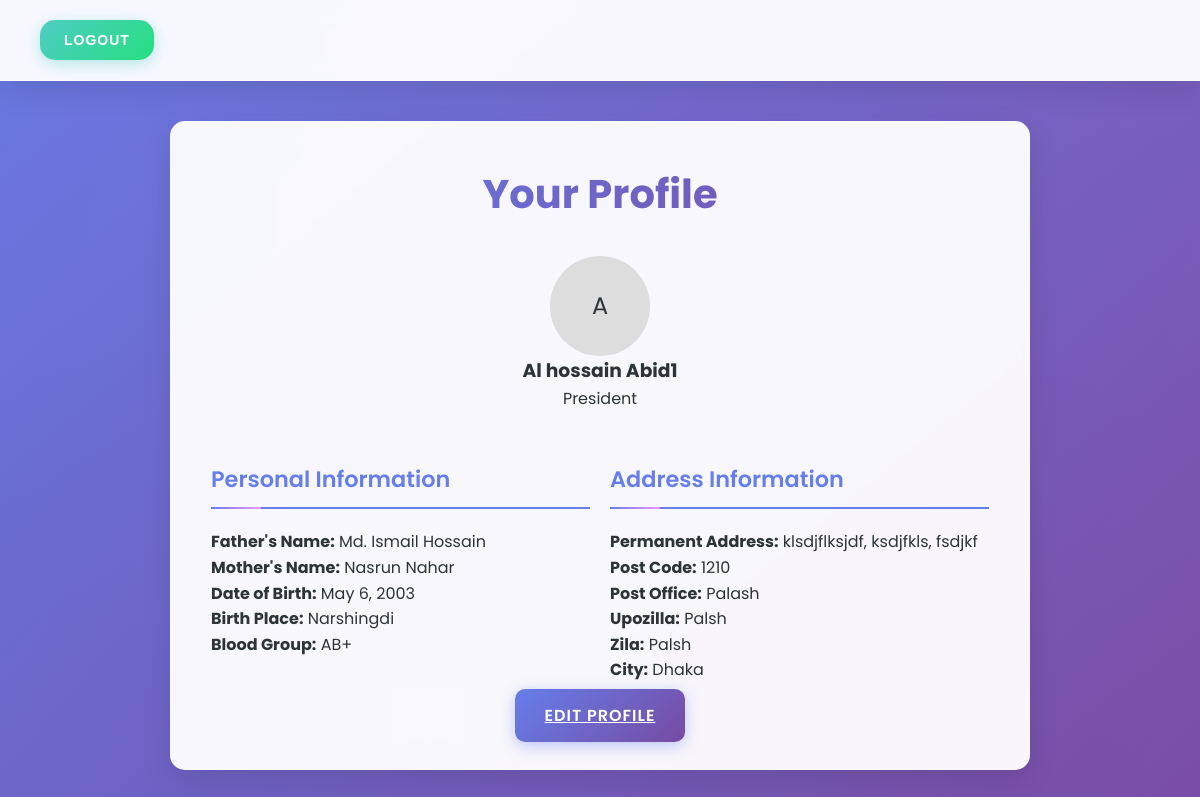
Page /profile/ (signed in) on the committed database.
### website/models.py (models this page shows, shortened)
class Profile(models.Model):
    ROLE_CHOICES = [
        ('president', 'President'),
        ('chairman', 'Chairman'),
        ('member', 'Member'),
    ]
    user = models.OneToOneField(User, on_delete=models.CASCADE)
    name = models.CharField(max_length=100)
    father_name = models.CharField(max_length=100)
    mother_name = models.CharField(max_length=100)
    date_of_birth = models.DateField()
    birth_place = models.CharField(max_length=100)
    permanent_address = models.TextField()
    blood_group = models.CharField(max_length=10)
    post_code = models.CharField(max_length=20)
    post_office = models.CharField(max_length=100)
    upozilla = models.CharField(max_length=100)
    zila = models.CharField(max_length=100)
    city = models.CharField(max_length=100)
    role = models.CharField(max_length=20, choices=ROLE_CHOICES)
    profile_picture = models.ImageField(upload_to='profile_pictures/', blank=True, null=True)

### website/views.py (the view)
# urls.py: path('profile/', views.profile, name='profile'),
@login_required
def profile(request):
    profile = get_object_or_404(Profile, user=request.user)
    return render(request, 'website/profile.html', {'profile': profile})

### website/templates/website/profile.html (shortened to what this page needs)
{% extends 'website/base.html' %}
{% block content %}
    <div class="card">
        <h2>Your Profile</h2>
        <div style="text-align: center; margin-bottom: 20px;">
            {% if profile.profile_picture %}
                <img src="{{ profile.profile_picture.url }}" alt="Profile Picture" style="width: 100px; height: 100px; border-radius: 50%; object-fit: cover;">
            {% else %}
                <div style="width: 100px; height: 100px; background-color: #ddd; border-radius: 50%; margin: 0 auto; display: flex; align-items: center; justify-content: center; font-size: 24px;">
                    {{ profile.name|slice:":1" }}
                </div>
            {% endif %}
            <h3>{{ profile.name }}</h3>
            <p>{{ profile.get_role_display }}</p>
        </div>
        <div style="display: flex; flex-wrap: wrap;">
            <div style="flex: 1; min-width: 300px; margin-right: 20px;">
                <h4>Personal Information</h4>
                <p><strong>Father's Name:</strong> {{ profile.father_name }}</p>
                <p><strong>Mother's Name:</strong> {{ profile.mother_name }}</p>
                <p><strong>Date of Birth:</strong> {{ profile.date_of_birth }}</p>
                <p><strong>Birth Place:</strong> {{ profile.birth_place }}</p>
                <p><strong>Blood Group:</strong> {{ profile.blood_group }}</p>
            </div>
            <div style="flex: 1; min-width: 300px;">
                <h4>Address Information</h4>
                <p><strong>Permanent Address:</strong> {{ profile.permanent_address }}</p>
                <p><strong>Post Code:</strong> {{ profile.post_code }}</p>
                <p><strong>Post Office:</strong> {{ profile.post_office }}</p>
                <p><strong>Upozilla:</strong> {{ profile.upozilla }}</p>
                <p><strong>Zila:</strong> {{ profile.zila }}</p>
                <p><strong>City:</strong> {{ profile.city }}</p>
            </div>
        </div>
        <div style="text-align: center; margin-top: 20px;">
            <a href="{% url 'edit_profile' %}" class="btn">Edit Profile</a>
        </div>
    </div>
{% endblock %}

### website/static/website/style.css (style rules this page uses)
:root { --primary-color: #667eea; --secondary-color: #764ba2; --accent-color: #f093fb; --success-color: #4ecdc4; --warning-color: #ff9ff3; --danger-color: #ff6b6b; --dark-color: #2d3436; --light-color: #f8f9fa; --gray-color: #636e72; --shadow: 0 10px 30px rgba(0,0,0,0.1); --shadow-hover: 0 20px 40px rgba(0,0,0,0.15); --border-radius: 15px; --transition: all 0.3s cubic-bezier(0.4, 0, 0.2, 1); }
* { margin: 0; padding: 0; box-sizing: border-box; }
body { font-family: 'Poppins', sans-serif; background: linear-gradient(135deg, #667eea 0%, #764ba2 100%); min-height: 100vh; color: var(--dark-color); line-height: 1.6; overflow-x: hidden; }
body::before { content: ''; position: fixed; top: 0; left: 0; width: 100%; height: 100%; background: linear-gradient(45deg, #667eea, #764ba2, #f093fb, #4ecdc4); background-size: 400% 400%; animation: gradientShift 15s ease infinite; z-index: -1; opacity: 0.1; }
.card { background: rgba(255, 255, 255, 0.95); backdrop-filter: blur(10px); -webkit-backdrop-filter: blur(10px); border-radius: var(--border-radius); box-shadow: var(--shadow); padding: 40px; margin-bottom: 30px; border: 1px solid rgba(255, 255, 255, 0.2); transition: var(--transition); animation: slideInUp 0.6s ease-out; }
.card h2 { color: var(--dark-color); font-size: 2.5rem; font-weight: 700; margin-bottom: 30px; text-align: center; background: linear-gradient(135deg, var(--primary-color), var(--secondary-color)); -webkit-background-clip: text; -webkit-text-fill-color: transparent; background-clip: text; }
.card h4 { color: var(--primary-color); font-size: 1.4rem; font-weight: 600; margin: 30px 0 20px 0; padding-bottom: 10px; border-bottom: 2px solid var(--primary-color); position: relative; }
.card h4::after { content: ''; position: absolute; bottom: -2px; left: 0; width: 50px; height: 2px; background: linear-gradient(90deg, var(--primary-color), var(--accent-color)); border-radius: 2px; }
.btn { background: linear-gradient(135deg, var(--primary-color), var(--secondary-color)); color: white; padding: 15px 30px; border: none; border-radius: 10px; cursor: pointer; font-size: 16px; font-weight: 600; text-transform: uppercase; letter-spacing: 1px; transition: var(--transition); position: relative; overflow: hidden; box-shadow: 0 4px 15px rgba(102, 126, 234, 0.4); }
.btn::before { content: ''; position: absolute; top: 0; left: -100%; width: 100%; height: 100%; background: linear-gradient(90deg, transparent, rgba(255,255,255,0.2), transparent); transition: left 0.5s; }

### rows in the picture
Profile: name "A", name "Al hossain Abid1", role "President", father_name "Md. Ismail Hossain", mother_name "Nasrun Nahar", date_of_birth "May 6, 2003", birth_place "Narshingdi", blood_group "AB+", permanent_address "klsdjflksjdf, ksdjfkls, fsdjkf", post_code "1210", post_office "Palash", upozilla "Palsh", zila "Palsh", city "Dhaka"
